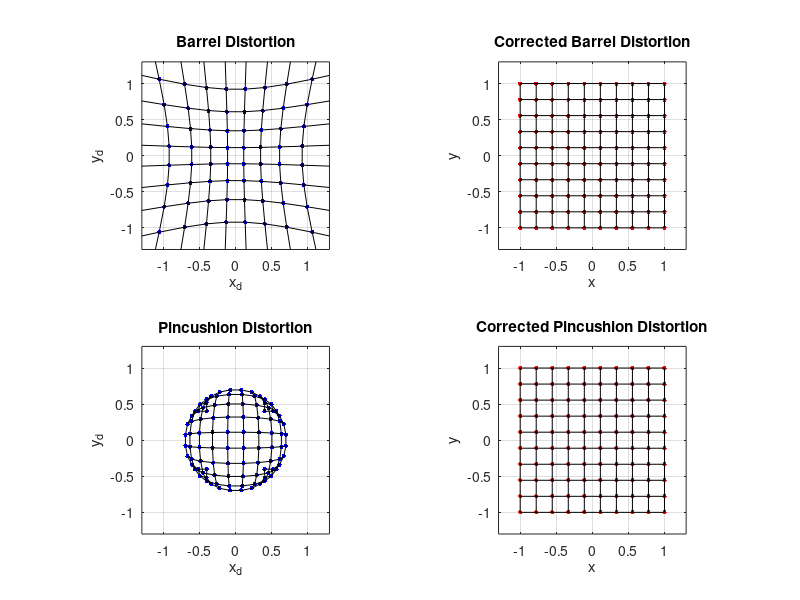

This figure's MATLAB source: (Note: this script raises an error after producing the figure.)
%% Radial Distortion Visualization
% This script demonstrates barrel and pincushion distortion
% and their correction using polynomial radial distortion models.

clear; close all; clc;

%% Generate base grid (undistorted image)
gridSize = 10;
[x, y] = meshgrid(linspace(-1, 1, gridSize), linspace(-1, 1, gridSize));

% Flatten grid for vectorized computation
xv = x(:);
yv = y(:);
r = sqrt(xv.^2 + yv.^2);

%% Define distortion models
% Barrel distortion (positive k1) and pincushion (negative k1)
k1_barrel = 0.3;
k1_pincushion = -0.3;

% Apply distortion model: x_d = x * (1 + k1*r^2)
xv_barrel = xv .* (1 + k1_barrel * r.^2);
yv_barrel = yv .* (1 + k1_barrel * r.^2);

xv_pincushion = xv .* (1 + k1_pincushion * r.^2);
yv_pincushion = yv .* (1 + k1_pincushion * r.^2);

%% Compute "undistorted" (corrected) coordinates
% Inverse transformation (approximation)
xv_barrel_corr = xv_barrel ./ (1 + k1_barrel * r.^2);
yv_barrel_corr = yv_barrel ./ (1 + k1_barrel * r.^2);

xv_pincushion_corr = xv_pincushion ./ (1 + k1_pincushion * r.^2);
yv_pincushion_corr = yv_pincushion ./ (1 + k1_pincushion * r.^2);

%% Plot results
figure('Color', 'w', 'Position', [200, 200, 1000, 500]);

subplot(2,2,1);
plot(xv_barrel, yv_barrel, 'b.', 'MarkerSize', 10); hold on;
plot(reshape(xv_barrel, gridSize, gridSize)', reshape(yv_barrel, gridSize, gridSize)', 'k');
plot(reshape(xv_barrel, gridSize, gridSize), reshape(yv_barrel, gridSize, gridSize), 'k');
axis equal; grid on;
title('Barrel Distortion');
xlabel('x_d'); ylabel('y_d');
xlim([-1.3 1.3]); ylim([-1.3 1.3]);

subplot(2,2,2);
plot(xv_barrel_corr, yv_barrel_corr, 'r.', 'MarkerSize', 10); hold on;
plot(reshape(xv_barrel_corr, gridSize, gridSize)', reshape(yv_barrel_corr, gridSize, gridSize)', 'k');
plot(reshape(xv_barrel_corr, gridSize, gridSize), reshape(yv_barrel_corr, gridSize, gridSize), 'k');
axis equal; grid on;
title('Corrected Barrel Distortion');
xlabel('x'); ylabel('y');
xlim([-1.3 1.3]); ylim([-1.3 1.3]);

subplot(2,2,3);
plot(xv_pincushion, yv_pincushion, 'b.', 'MarkerSize', 10); hold on;
plot(reshape(xv_pincushion, gridSize, gridSize)', reshape(yv_pincushion, gridSize, gridSize)', 'k');
plot(reshape(xv_pincushion, gridSize, gridSize), reshape(yv_pincushion, gridSize, gridSize), 'k');
axis equal; grid on;
title('Pincushion Distortion');
xlabel('x_d'); ylabel('y_d');
xlim([-1.3 1.3]); ylim([-1.3 1.3]);

subplot(2,2,4);
plot(xv_pincushion_corr, yv_pincushion_corr, 'r.', 'MarkerSize', 10); hold on;
plot(reshape(xv_pincushion_corr, gridSize, gridSize)', reshape(yv_pincushion_corr, gridSize, gridSize)', 'k');
plot(reshape(xv_pincushion_corr, gridSize, gridSize), reshape(yv_pincushion_corr, gridSize, gridSize), 'k');
axis equal; grid on;
title('Corrected Pincushion Distortion');
xlabel('x'); ylabel('y');
xlim([-1.3 1.3]); ylim([-1.3 1.3]);

sgtitle('Radial Distortion and Correction Visualization', 'FontWeight', 'bold');
